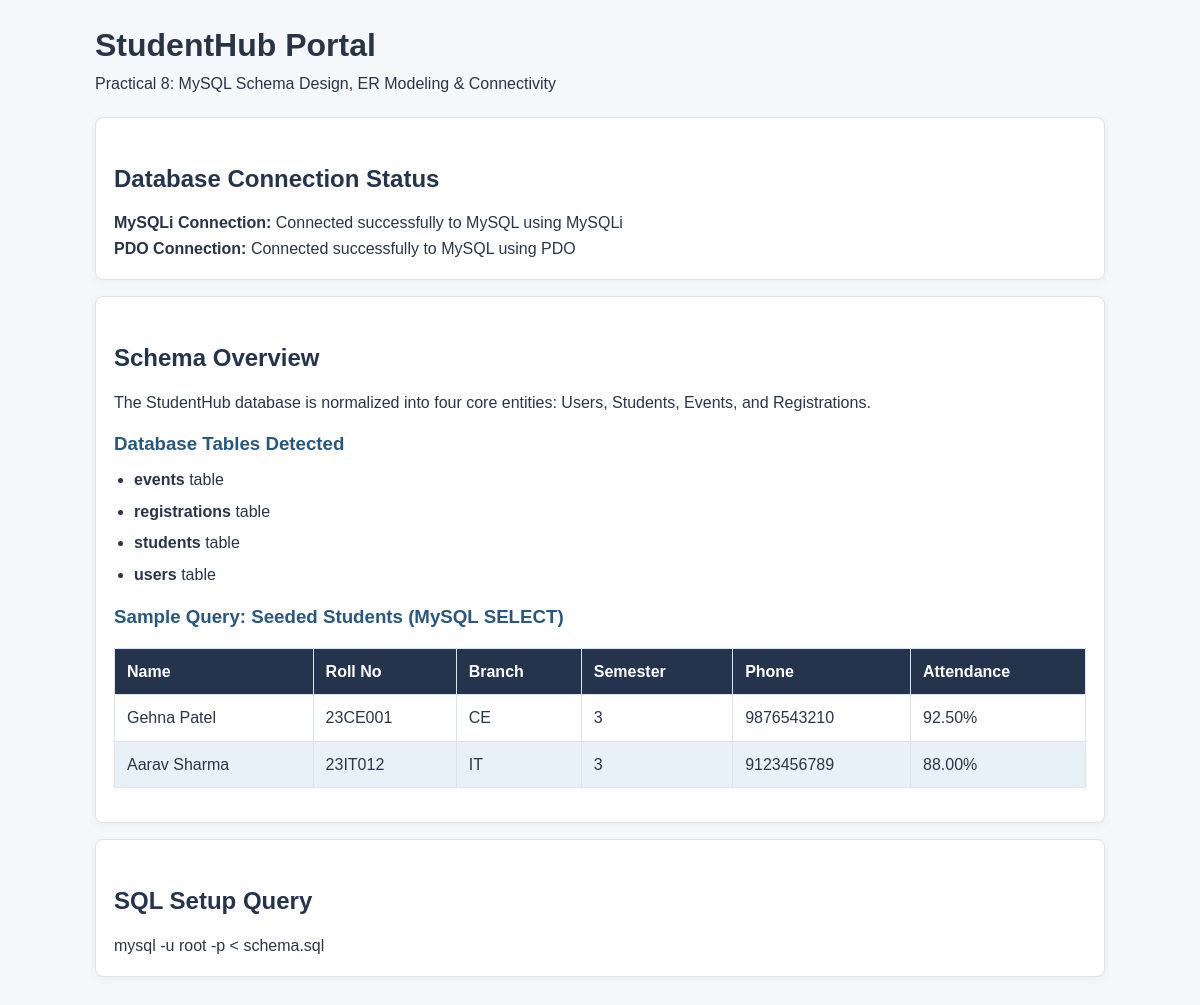
The page / on the database its author committed.
### tables this page shows
CREATE TABLE IF NOT EXISTS students (
    id INT AUTO_INCREMENT PRIMARY KEY,
    user_id INT NULL,
    name VARCHAR(100) NOT NULL,
    roll_no VARCHAR(20) NOT NULL UNIQUE,
    branch VARCHAR(50) NOT NULL,
    semester INT NOT NULL,
    phone VARCHAR(15) NOT NULL,
    attendance_pct DECIMAL(5, 2) DEFAULT 0.00,
    created_at TIMESTAMP DEFAULT CURRENT_TIMESTAMP,
    FOREIGN KEY (user_id) REFERENCES users(id) ON DELETE SET NULL
);

### db.php (called while the page is built, shortened)
<?php
$host = "localhost";
$dbname = "studenthub";
$username = "root";
$password = "";
$conn = new mysqli($host, $username, $password, $dbname);
if ($conn->connect_error) {
    $mysqliStatus = "Connection failed: " . $conn->connect_error;
    $mysqliConnected = false;
} else {
    $mysqliStatus = "Connected successfully to MySQL using MySQLi";
    $mysqliConnected = true;
}
try {
    $pdoStatus = "Connected successfully to MySQL using PDO";
    $pdoConnected = true;
} catch (PDOException $e) {
    $pdo = null;
    $pdoStatus = "PDO Connection failed: " . $e->getMessage();
    $pdoConnected = false;
}
?>

### index.php (the view, shortened to what this page needs)
<?php
require_once "db.php";
$tableNames = [];
$studentsData = [];
if ($mysqliConnected) {
    $res = $conn->query("SHOW TABLES");
    if ($res) {
        while ($row = $res->fetch_array()) {
            $tableNames[] = $row[0];
        }
    }
    $stmt = $conn->query("SELECT name, roll_no, branch, semester, phone, attendance_pct FROM students LIMIT 5");
    if ($stmt) {
        while ($row = $stmt->fetch_assoc()) {
            $studentsData[] = $row;
        }
    }
}
?>
<!DOCTYPE html>
<html lang="en">
<head>
    <link rel="stylesheet" href="style.css">
</head>
<body>
    <header class="site-header">
        <h1>StudentHub Portal</h1>
        <p>Practical 8: MySQL Schema Design, ER Modeling & Connectivity</p>
    </header>
    <div class="card">
        <h2>Database Connection Status</h2>
        <div>
            <strong>MySQLi Connection:</strong>
            <span class="status-badge <?php echo $mysqliConnected ? 'status-success' : 'status-fail'; ?>">
                <?php echo htmlspecialchars($mysqliStatus); ?>
            </span>
        </div>
        <div>
            <strong>PDO Connection:</strong>
            <span class="status-badge <?php echo $pdoConnected ? 'status-success' : 'status-fail'; ?>">
                <?php echo htmlspecialchars($pdoStatus); ?>
            </span>
        </div>
    </div>
    <div class="card">
        <h2>Schema Overview</h2>
        <p>The StudentHub database is normalized into four core entities: Users, Students, Events, and Registrations.</p>
        <h3>Database Tables Detected</h3>
        <?php if (!empty($tableNames)): ?>
            <ul>
                <?php foreach ($tableNames as $tbl): ?>
                    <li><strong><?php echo htmlspecialchars($tbl); ?></strong> table</li>
                <?php endforeach; ?>
            </ul>
        <?php else: ?>
            <p>Database created via schema.sql. Tables: <strong>users, students, events, registrations</strong>.</p>
        <?php endif; ?>
        <h3>Sample Query: Seeded Students (MySQL SELECT)</h3>
        <?php if (!empty($studentsData)): ?>
            <table class="table-schema">
                <thead>
                    <tr>
                        <th>Name</th>
                        <th>Roll No</th>
                        <th>Branch</th>
                        <th>Semester</th>
                        <th>Phone</th>
                        <th>Attendance</th>
                    </tr>
                </thead>
                <tbody>
                    <?php foreach ($studentsData as $st): ?>
                        <tr>
                            <td><?php echo htmlspecialchars($st['name']); ?></td>
                            <td><?php echo htmlspecialchars($st['roll_no']); ?></td>
                            <td><?php echo htmlspecialchars($st['branch']); ?></td>
                            <td><?php echo htmlspecialchars($st['semester']); ?></td>
                            <td><?php echo htmlspecialchars($st['phone']); ?></td>
                            <td><?php echo htmlspecialchars($st['attendance_pct']); ?>%</td>
                        </tr>
                    <?php endforeach; ?>
                </tbody>
            </table>
        <?php else: ?>
            <p>To initialize the database, import <code>schema.sql</code> in phpMyAdmin or run MySQL on port 3306.</p>
        <?php endif; ?>
    </div>
    <div class="card">
        <h2>SQL Setup Query</h2>
        <div class="code-box">mysql -u root -p &lt; schema.sql</div>
    </div>
</body>
</html>

### style.css (style rules this page uses)
:root { --navy: #24344d; --blue: #356c9a; --blue-dark: #28577f; --blue-light: #e8f1f8; --page: #f5f8fb; --white: #ffffff; --text: #293547; --muted: #64748b; --border: #dbe4ec; --banner-bg: #fff3cd; --banner-text: #856404; --card-bg: #ffffff; }
* { box-sizing: border-box; margin: 0; padding: 0; }
body { max-width: 1050px; margin: 0 auto; padding: 20px; background: var(--page); color: var(--text); font-family: Arial, Helvetica, sans-serif; line-height: 1.6; transition: background 0.3s ease, color 0.3s ease; }
.site-header { margin-bottom: 20px; }
h2 { margin-top: 24px; margin-bottom: 12px; color: var(--navy); }
h3 { margin-top: 14px; margin-bottom: 8px; color: var(--blue-dark); }
p { margin-bottom: 14px; }
.card { background: var(--card-bg); border: 1px solid var(--border); border-radius: 8px; padding: 18px; margin-bottom: 16px; box-shadow: 0 2px 8px rgba(0, 0, 0, 0.05); transition: transform 0.2s ease, box-shadow 0.2s ease; }
table { width: 100%; border-collapse: collapse; background: var(--card-bg); margin: 16px 0; }
th, td { padding: 10px 12px; border: 1px solid var(--border); text-align: left; }
th { background: var(--navy); color: #ffffff; }
tr:nth-child(even) td { background: var(--blue-light); }
ul { padding-left: 20px; margin-bottom: 14px; }
li { margin-bottom: 6px; }

### rows shown on the page
students: name "Gehna Patel", roll_no "23CE001", branch "CE", semester "3", phone "9876543210", attendance_pct "92.50"
students: name "Aarav Sharma", roll_no "23IT012", branch "IT", semester "3", phone "9123456789", attendance_pct "88.00"

### other values the page prints
$mysqliStatus "Connected successfully to MySQL using MySQLi"
$pdoStatus "Connected successfully to MySQL using PDO"
$tbl "events"
$tbl "registrations"
$tbl "students"
$tbl "users"
